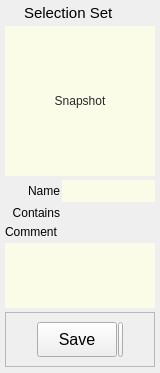
<?xml version="1.0" encoding="UTF-8"?>
<ui version="4.0">
 <class>Form</class>
 <widget class="QWidget" name="Form">
  <property name="geometry">
   <rect>
    <x>0</x>
    <y>0</y>
    <width>160</width>
    <height>373</height>
   </rect>
  </property>
  <property name="sizePolicy">
   <sizepolicy hsizetype="Preferred" vsizetype="Preferred">
    <horstretch>0</horstretch>
    <verstretch>0</verstretch>
   </sizepolicy>
  </property>
  <property name="minimumSize">
   <size>
    <width>160</width>
    <height>0</height>
   </size>
  </property>
  <property name="maximumSize">
   <size>
    <width>300</width>
    <height>16777215</height>
   </size>
  </property>
  <property name="windowTitle">
   <string>Form</string>
  </property>
  <property name="styleSheet">
   <string notr="true"/>
  </property>
  <layout class="QVBoxLayout" name="verticalLayout">
   <property name="spacing">
    <number>4</number>
   </property>
   <property name="leftMargin">
    <number>5</number>
   </property>
   <property name="topMargin">
    <number>2</number>
   </property>
   <property name="rightMargin">
    <number>5</number>
   </property>
   <property name="bottomMargin">
    <number>2</number>
   </property>
   <item>
    <layout class="QHBoxLayout" name="horizontalLayout_18">
     <property name="leftMargin">
      <number>2</number>
     </property>
     <property name="topMargin">
      <number>2</number>
     </property>
     <property name="bottomMargin">
      <number>0</number>
     </property>
     <item>
      <widget class="QLabel" name="label_6">
       <property name="maximumSize">
        <size>
         <width>13</width>
         <height>13</height>
        </size>
       </property>
       <property name="text">
        <string/>
       </property>
       <property name="pixmap">
        <pixmap>../images/selectionSet2.png</pixmap>
       </property>
       <property name="scaledContents">
        <bool>true</bool>
       </property>
      </widget>
     </item>
     <item>
      <widget class="QLabel" name="label_4">
       <property name="font">
        <font>
         <family>Arial</family>
         <pointsize>11</pointsize>
         <weight>50</weight>
         <bold>false</bold>
        </font>
       </property>
       <property name="text">
        <string>Selection Set</string>
       </property>
      </widget>
     </item>
    </layout>
   </item>
   <item>
    <layout class="QHBoxLayout" name="horizontalLayout_2">
     <property name="spacing">
      <number>0</number>
     </property>
     <property name="bottomMargin">
      <number>0</number>
     </property>
     <item>
      <widget class="QLabel" name="label_3">
       <property name="minimumSize">
        <size>
         <width>0</width>
         <height>0</height>
        </size>
       </property>
       <property name="maximumSize">
        <size>
         <width>0</width>
         <height>16777215</height>
        </size>
       </property>
       <property name="text">
        <string/>
       </property>
      </widget>
     </item>
     <item>
      <widget class="QFrame" name="frame_9">
       <property name="sizePolicy">
        <sizepolicy hsizetype="Fixed" vsizetype="Fixed">
         <horstretch>0</horstretch>
         <verstretch>0</verstretch>
        </sizepolicy>
       </property>
       <property name="maximumSize">
        <size>
         <width>16777215</width>
         <height>16777215</height>
        </size>
       </property>
       <property name="frameShape">
        <enum>QFrame::NoFrame</enum>
       </property>
       <property name="frameShadow">
        <enum>QFrame::Raised</enum>
       </property>
       <layout class="QHBoxLayout" name="horizontalLayout_13">
        <property name="spacing">
         <number>0</number>
        </property>
        <property name="margin">
         <number>0</number>
        </property>
       </layout>
      </widget>
     </item>
     <item>
      <widget class="QFrame" name="frame_10">
       <property name="sizePolicy">
        <sizepolicy hsizetype="Expanding" vsizetype="Fixed">
         <horstretch>0</horstretch>
         <verstretch>0</verstretch>
        </sizepolicy>
       </property>
       <property name="maximumSize">
        <size>
         <width>16777215</width>
         <height>16777215</height>
        </size>
       </property>
       <property name="frameShape">
        <enum>QFrame::NoFrame</enum>
       </property>
       <property name="frameShadow">
        <enum>QFrame::Raised</enum>
       </property>
       <layout class="QHBoxLayout" name="horizontalLayout_14">
        <property name="spacing">
         <number>0</number>
        </property>
        <property name="margin">
         <number>0</number>
        </property>
        <item>
         <widget class="QToolButton" name="snapshotButton">
          <property name="minimumSize">
           <size>
            <width>150</width>
            <height>150</height>
           </size>
          </property>
          <property name="maximumSize">
           <size>
            <width>150</width>
            <height>150</height>
           </size>
          </property>
          <property name="toolTip">
           <string>Click to take a snapshot of the selected model view.</string>
          </property>
          <property name="styleSheet">
           <string notr="true">color: rgb(40, 40, 40);
border: 0px solid rgb(0, 0, 0, 150);
background-color: rgb(254, 255, 230, 200);</string>
          </property>
          <property name="text">
           <string>Snapshot</string>
          </property>
          <property name="icon">
           <iconset>
            <normaloff>../images/thumbnail.png</normaloff>../images/thumbnail.png</iconset>
          </property>
          <property name="iconSize">
           <size>
            <width>200</width>
            <height>200</height>
           </size>
          </property>
          <property name="popupMode">
           <enum>QToolButton::InstantPopup</enum>
          </property>
          <property name="toolButtonStyle">
           <enum>Qt::ToolButtonIconOnly</enum>
          </property>
          <property name="autoRaise">
           <bool>false</bool>
          </property>
         </widget>
        </item>
       </layout>
      </widget>
     </item>
    </layout>
   </item>
   <item>
    <layout class="QHBoxLayout" name="horizontalLayout">
     <property name="spacing">
      <number>2</number>
     </property>
     <item>
      <widget class="QLabel" name="label">
       <property name="minimumSize">
        <size>
         <width>55</width>
         <height>0</height>
        </size>
       </property>
       <property name="maximumSize">
        <size>
         <width>55</width>
         <height>16777215</height>
        </size>
       </property>
       <property name="text">
        <string>Name</string>
       </property>
       <property name="alignment">
        <set>Qt::AlignRight|Qt::AlignTrailing|Qt::AlignVCenter</set>
       </property>
      </widget>
     </item>
     <item>
      <widget class="QLineEdit" name="name">
       <property name="sizePolicy">
        <sizepolicy hsizetype="Expanding" vsizetype="Fixed">
         <horstretch>0</horstretch>
         <verstretch>0</verstretch>
        </sizepolicy>
       </property>
       <property name="minimumSize">
        <size>
         <width>50</width>
         <height>22</height>
        </size>
       </property>
       <property name="maximumSize">
        <size>
         <width>16777215</width>
         <height>22</height>
        </size>
       </property>
       <property name="styleSheet">
        <string notr="true">color: rgb(40, 40, 40);
border: 0px solid rgb(0, 0, 0, 150);
background-color: rgb(254, 255, 230, 200);</string>
       </property>
      </widget>
     </item>
    </layout>
   </item>
   <item>
    <layout class="QHBoxLayout" name="horizontalLayout_15">
     <property name="spacing">
      <number>4</number>
     </property>
     <property name="topMargin">
      <number>0</number>
     </property>
     <property name="bottomMargin">
      <number>0</number>
     </property>
     <item>
      <widget class="QLabel" name="label_15">
       <property name="enabled">
        <bool>true</bool>
       </property>
       <property name="sizePolicy">
        <sizepolicy hsizetype="Fixed" vsizetype="Fixed">
         <horstretch>0</horstretch>
         <verstretch>0</verstretch>
        </sizepolicy>
       </property>
       <property name="minimumSize">
        <size>
         <width>55</width>
         <height>0</height>
        </size>
       </property>
       <property name="maximumSize">
        <size>
         <width>55</width>
         <height>500</height>
        </size>
       </property>
       <property name="text">
        <string>Contains</string>
       </property>
       <property name="alignment">
        <set>Qt::AlignRight|Qt::AlignTop|Qt::AlignTrailing</set>
       </property>
      </widget>
     </item>
     <item>
      <widget class="QLabel" name="contains">
       <property name="enabled">
        <bool>false</bool>
       </property>
       <property name="sizePolicy">
        <sizepolicy hsizetype="Preferred" vsizetype="Fixed">
         <horstretch>0</horstretch>
         <verstretch>0</verstretch>
        </sizepolicy>
       </property>
       <property name="minimumSize">
        <size>
         <width>0</width>
         <height>15</height>
        </size>
       </property>
       <property name="maximumSize">
        <size>
         <width>16777215</width>
         <height>15</height>
        </size>
       </property>
       <property name="styleSheet">
        <string notr="true"/>
       </property>
       <property name="text">
        <string/>
       </property>
       <property name="alignment">
        <set>Qt::AlignLeading|Qt::AlignLeft|Qt::AlignTop</set>
       </property>
       <property name="wordWrap">
        <bool>true</bool>
       </property>
      </widget>
     </item>
    </layout>
   </item>
   <item>
    <widget class="QLabel" name="label_2">
     <property name="text">
      <string>Comment</string>
     </property>
    </widget>
   </item>
   <item>
    <widget class="QPlainTextEdit" name="comment">
     <property name="sizePolicy">
      <sizepolicy hsizetype="Expanding" vsizetype="MinimumExpanding">
       <horstretch>0</horstretch>
       <verstretch>0</verstretch>
      </sizepolicy>
     </property>
     <property name="minimumSize">
      <size>
       <width>0</width>
       <height>50</height>
      </size>
     </property>
     <property name="maximumSize">
      <size>
       <width>5000</width>
       <height>100</height>
      </size>
     </property>
     <property name="styleSheet">
      <string notr="true">color: rgb(40, 40, 40);
border: 0px solid rgb(0, 0, 0, 150);
background-color: rgb(254, 255, 230, 200);
</string>
     </property>
     <property name="plainText">
      <string/>
     </property>
    </widget>
   </item>
   <item>
    <widget class="QFrame" name="previewButtons">
     <property name="frameShape">
      <enum>QFrame::StyledPanel</enum>
     </property>
     <property name="frameShadow">
      <enum>QFrame::Raised</enum>
     </property>
     <layout class="QHBoxLayout" name="horizontalLayout_6">
      <property name="spacing">
       <number>1</number>
      </property>
      <item>
       <spacer name="horizontalSpacer_3">
        <property name="orientation">
         <enum>Qt::Horizontal</enum>
        </property>
        <property name="sizeHint" stdset="0">
         <size>
          <width>40</width>
          <height>20</height>
         </size>
        </property>
       </spacer>
      </item>
      <item>
       <widget class="QPushButton" name="acceptButton">
        <property name="sizePolicy">
         <sizepolicy hsizetype="Preferred" vsizetype="Fixed">
          <horstretch>0</horstretch>
          <verstretch>0</verstretch>
         </sizepolicy>
        </property>
        <property name="minimumSize">
         <size>
          <width>80</width>
          <height>35</height>
         </size>
        </property>
        <property name="maximumSize">
         <size>
          <width>140</width>
          <height>35</height>
         </size>
        </property>
        <property name="font">
         <font>
          <family>Arial</family>
          <pointsize>12</pointsize>
          <weight>50</weight>
          <bold>false</bold>
         </font>
        </property>
        <property name="toolTip">
         <string/>
        </property>
        <property name="styleSheet">
         <string notr="true"/>
        </property>
        <property name="text">
         <string>Save</string>
        </property>
       </widget>
      </item>
      <item>
       <widget class="QPushButton" name="selectionSetButton">
        <property name="minimumSize">
         <size>
          <width>0</width>
          <height>35</height>
         </size>
        </property>
        <property name="maximumSize">
         <size>
          <width>5</width>
          <height>16777215</height>
         </size>
        </property>
        <property name="text">
         <string/>
        </property>
        <property name="icon">
         <iconset>
          <normaloff>../images/selectionSet2.png</normaloff>../images/selectionSet2.png</iconset>
        </property>
        <property name="iconSize">
         <size>
          <width>25</width>
          <height>25</height>
         </size>
        </property>
       </widget>
      </item>
      <item>
       <spacer name="horizontalSpacer_4">
        <property name="orientation">
         <enum>Qt::Horizontal</enum>
        </property>
        <property name="sizeHint" stdset="0">
         <size>
          <width>40</width>
          <height>20</height>
         </size>
        </property>
       </spacer>
      </item>
     </layout>
    </widget>
   </item>
   <item>
    <widget class="QFrame" name="frame">
     <property name="sizePolicy">
      <sizepolicy hsizetype="Preferred" vsizetype="Expanding">
       <horstretch>0</horstretch>
       <verstretch>2</verstretch>
      </sizepolicy>
     </property>
     <property name="frameShape">
      <enum>QFrame::StyledPanel</enum>
     </property>
     <property name="frameShadow">
      <enum>QFrame::Raised</enum>
     </property>
    </widget>
   </item>
  </layout>
 </widget>
 <resources/>
 <connections/>
 <slots>
  <slot>snapshot()</slot>
  <slot>save()</slot>
 </slots>
</ui>
